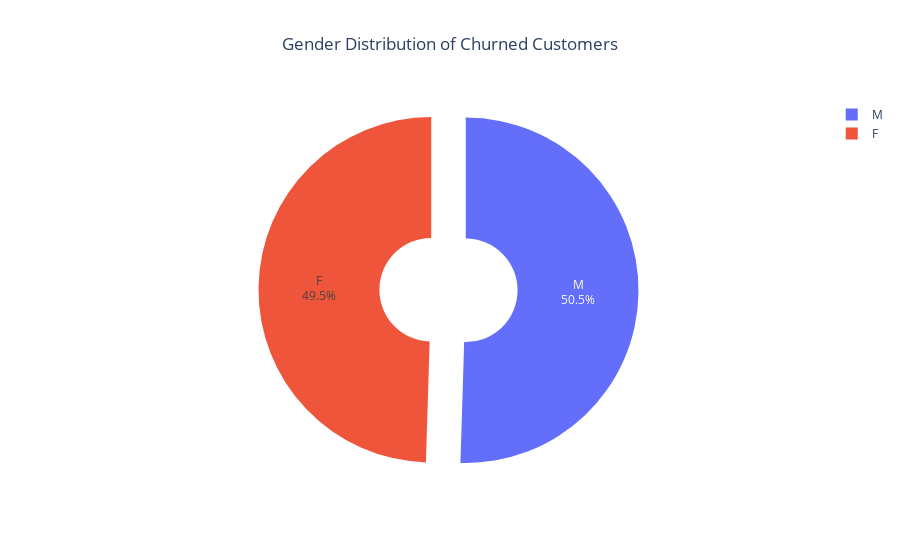

The notebook cell saved with this chart:
### Code cell
# Pie chart for Gender Distribution of Churned Customers
fig = plot_pie(churned_customers_df, 
               names_column='Gender', 
               title="Gender Distribution of Churned Customers")
fig.show()

### Figure 1 — Plotly figure (JSON) as saved in the notebook; plotly's stock layout.template omitted (floating-point values rounded to 4 significant figures; data arrays with more than 128 entries replaced by an {"elided": "..."} marker saying what was removed)
{"data": [{"domain": {"x": [0, 1], "y": [0, 1]}, "hole": 0.3, "hovertemplate": "Gender=%{label}<extra></extra>", "labels": {"elided": "204 str values"}, "legendgroup": "", "name": "", "pull": {"elided": "204 float values"}, "showlegend": true, "textinfo": "percent+label", "type": "pie"}], "layout": {"autosize": true, "legend": {"tracegroupgap": 0}, "title": {"text": "Gender Distribution of Churned Customers", "x": 0.5}}}
